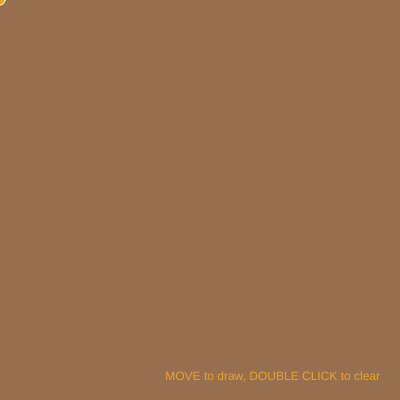
Frame 1 (no input)
Frame 60 (no input): identical to frame 1, image omitted
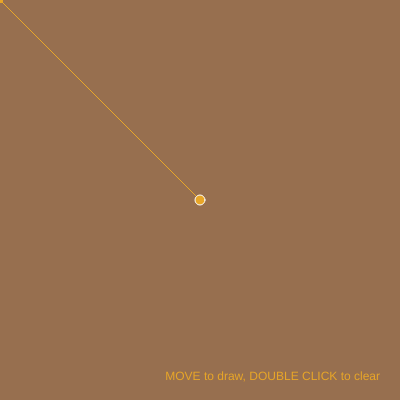
Frame 120 (the mouse pressed at the canvas centre since frame 60)

The p5.js sketch that drew these frames (run headless with seeded random() and noise() and a simulated clock; from frame 60 on, the mouse is pressed at the canvas centre):

// p5.js sketch
// ── sketch.js
let bg;
let fg;
let layer;

function setup() {
  createCanvas(400, 400);
  layer = createGraphics(400, 400);
  bg = random(["#002a29", "#007a79", "#c7cedf", "#976f4f", "#4d2a16"]);
  fg = random(["#f9de59", "#e8a628", "#f98365", "#c33124", "#a1dffb"]);
}

function draw() {
  background(bg);
  layer.stroke(fg);
  layer.fill(bg);

  let distance = dist(pmouseX, pmouseY, mouseX, mouseY);
  if (distance > 20) {
    layer.strokeWeight(1);
  } else if (distance > 10) {
    layer.strokeWeight(1);
    layer.circle(pmouseX, pmouseY, distance);
  } else {
    layer.strokeWeight(5);
  }

  layer.line(pmouseX, pmouseY, mouseX, mouseY);
  image(layer, 0, 0);
  
  fill(fg);
  stroke(255);
  circle(mouseX, mouseY, 10);
  
  instructions();
}

function instructions() {
  fill(fg);
  noStroke();
  textSize(12);
  textAlign(RIGHT);
  text("MOVE to draw, DOUBLE CLICK to clear", width - 20, height - 20);
}


function doubleClicked() {
  layer.clear();

  bg = random(["#002a29", "#007a79", "#c7cedf", "#976f4f", "#4d2a16"]);
  fg = random(["#f9de59", "#e8a628", "#f98365", "#c33124", "#a1dffb"]);
}
